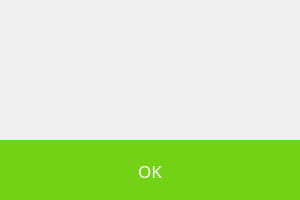
<?xml version="1.0" encoding="UTF-8"?>
<ui version="4.0">
 <class>Dialog</class>
 <widget class="QDialog" name="Dialog">
  <property name="windowModality">
   <enum>Qt::ApplicationModal</enum>
  </property>
  <property name="geometry">
   <rect>
    <x>0</x>
    <y>0</y>
    <width>300</width>
    <height>200</height>
   </rect>
  </property>
  <property name="minimumSize">
   <size>
    <width>300</width>
    <height>200</height>
   </size>
  </property>
  <property name="maximumSize">
   <size>
    <width>300</width>
    <height>200</height>
   </size>
  </property>
  <property name="windowTitle">
   <string>message</string>
  </property>
  <widget class="QPushButton" name="pushButton_ok">
   <property name="geometry">
    <rect>
     <x>0</x>
     <y>140</y>
     <width>300</width>
     <height>61</height>
    </rect>
   </property>
   <property name="font">
    <font>
     <family>Source Han Sans CN</family>
     <pointsize>13</pointsize>
    </font>
   </property>
   <property name="styleSheet">
    <string notr="true">QPushButton{
border:none;
background-color: rgb(115, 210, 22);
color:rgb(255, 255, 255)
}

QPushButton:pressed{
background-color: rgba(115, 210, 22, 200);
}</string>
   </property>
   <property name="text">
    <string>OK</string>
   </property>
  </widget>
  <widget class="QLabel" name="label">
   <property name="geometry">
    <rect>
     <x>50</x>
     <y>30</y>
     <width>200</width>
     <height>81</height>
    </rect>
   </property>
   <property name="font">
    <font>
     <pointsize>15</pointsize>
    </font>
   </property>
   <property name="text">
    <string/>
   </property>
   <property name="alignment">
    <set>Qt::AlignCenter</set>
   </property>
  </widget>
 </widget>
 <resources/>
 <connections/>
</ui>
